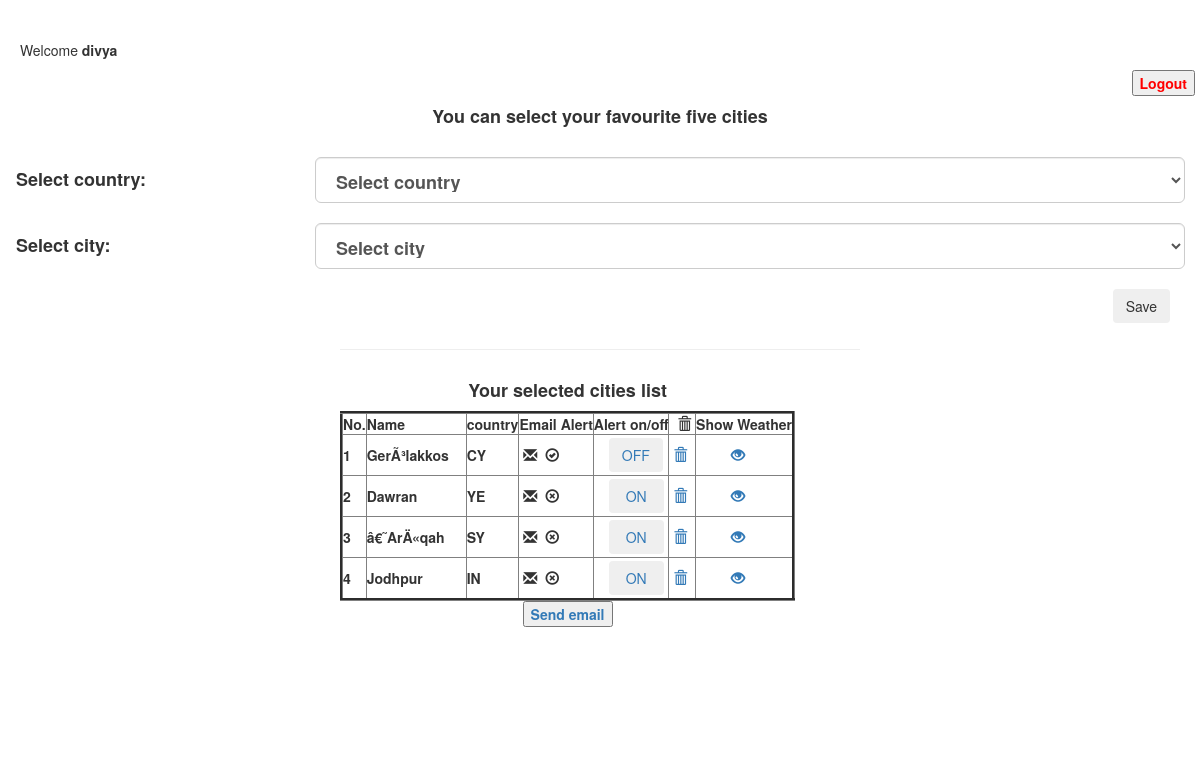
The page /home.php (signed in) on the database its author committed.
### tables this page shows
CREATE TABLE `cities` (
  `id` int(11) NOT NULL,
  `country` varchar(100) NOT NULL,
  `cityid` bigint(20) NOT NULL,
  `cityname` varchar(100) NOT NULL,
  `userid` int(11) NOT NULL,
  `alert` enum('no','yes') NOT NULL,
  `lon` double NOT NULL,
  `lat` double NOT NULL
);

### fetchcity.php (called while the page is built, shortened)
<?php
			$query = "SELECT * FROM cities";
			if(!isset($_GET['sendalert'])){
				$userid=$_SESSION['userid'];
				$query .= " where userid='$userid'";
			}
			$results = mysqli_query($con, $query);
			$dbcities=array();
?>

### displaycities.php (the view, shortened to what this page needs)
<html lang="en">
<head>
    <link rel="stylesheet" href="https://maxcdn.bootstrapcdn.com/bootstrap/3.3.7/css/bootstrap.css">
    <link href="https://gitcdn.github.io/bootstrap-toggle/2.2.2/css/bootstrap-toggle.min.css" rel="stylesheet">
</head>
<body>
    <div class="wrapper" >
        <div class="container-fluid">
            <div >
                <hr>
                <div style="float: left;">
                    <h4 align="center"><b>Your selected cities list</b></h4>
                    <div style="float: left;">
                    <?php
                            echo "<table  border='3px'>";
                                echo "<thead>";
                                    echo "<tr>";
                                        echo "<th >No.</th>";
                                        echo '<th width="100" >Name</th>';
                                        echo "<th >country</th>";
                                        echo "<th >Email Alert</th>";
                                        echo "<th >Alert on/off</th>";
                                        echo "<th  >&nbsp
                                            <span class='glyphicon glyphicon-trash'></span>&nbsp
                                        </th>";
                                         echo "<th >Show Weather</th>";
                                    echo "</tr>";
                                echo "</thead>";
                                echo "<tbody>";
                                    $count=1;
                                foreach ($dbcities as $city) {
                                    echo "<tr>";
                                        echo "<td>" . $count++ . "</td>";
                                        echo "<td>" . $city['cityname'] . "</td>";
                                        echo "<td>" . $city['country'] . "</td>";
                                        echo "<td>";
                                            echo "&nbsp<span class='glyphicon glyphicon-envelope'></span>&nbsp";
                                            if($city['alert']=='no')
                                                echo "&nbsp<span class='glyphicon glyphicon-remove-circle'></span>&nbsp";
                                            else
                                                echo "&nbsp<span class='glyphicon glyphicon-ok-circle'></span>&nbsp";
                                        echo "</td>";
                                        echo "<td style='padding-left:15px;padding-bottom: 3px;padding-top: 3px'>";
                                            if($city['alert']=='no')
                                            echo "<a href='home.php?op=1&status=1&id=". $city['id'] ."' title='ON/OFF Email Alert' data-toggle='tooltip'> <button  id='on' class='btn'
                                                type='submit' name='save' align='center' >&nbspON&nbsp</button></a>";
                                            else
                                            echo "<a href='home.php?op=1&status=0&id=". $city['id'] ."' title='ON/OFF Email Alert' data-toggle='tooltip'> <button  id='off'class='btn' type='submit' name='save' align='center'>OFF</button></a>";
                                        echo "</td>";
                                        echo "<td>";
                                            echo "<a href='home.php?op=2&id=". $city['id'] ."' title='remove form favourite cities' data-toggle='tooltip'>&nbsp<span class='glyphicon glyphicon-trash'></span></a>";
                                        echo "</td>";
                                        echo "<td style='padding-left:35px;'>";
                                            echo "<a href='displaycityweather.php?id=". $city['cityid'] ."' title='show weather forecast' data-toggle='tooltip'><span
                                            class='glyphicon glyphicon-eye-open'></span></a>";
                                        echo "</td>";
                                    echo "</tr>";
                                }
                                echo "</tbody>";
                            echo "</table>";
                    ?>
                    </div>
                    <div align="center" style="padding: 100px;margin: 20px;">
                    <a href='home.php?sendalert=1' title='Send email alert' data-toggle='tooltip'>
                            <input type='button' name=sendalert value='Send email'></a>
                    </div>
                </div>
            </div>
        </div>
    </div>
</body>
</html>

### displaycities.php (style rules this page uses)
.wrapper { width: 550px; margin: 0 auto; }
table tr td:last-child a { margin-right: 15px; }
tr { margin-bottom: 25px; }

### rows shown on the page
cities: cityname "GerÃ³lakkos", country "CY", alert "yes" (drawn)
cities: cityname "Dawran", country "YE", alert "no" (drawn)
cities: cityname "â€˜ArÄ«qah", country "SY", alert "no" (drawn)
cities: cityname "Jodhpur", country "IN", alert "no" (drawn)

### other values the page prints
$_SESSION['username'] "divya"
